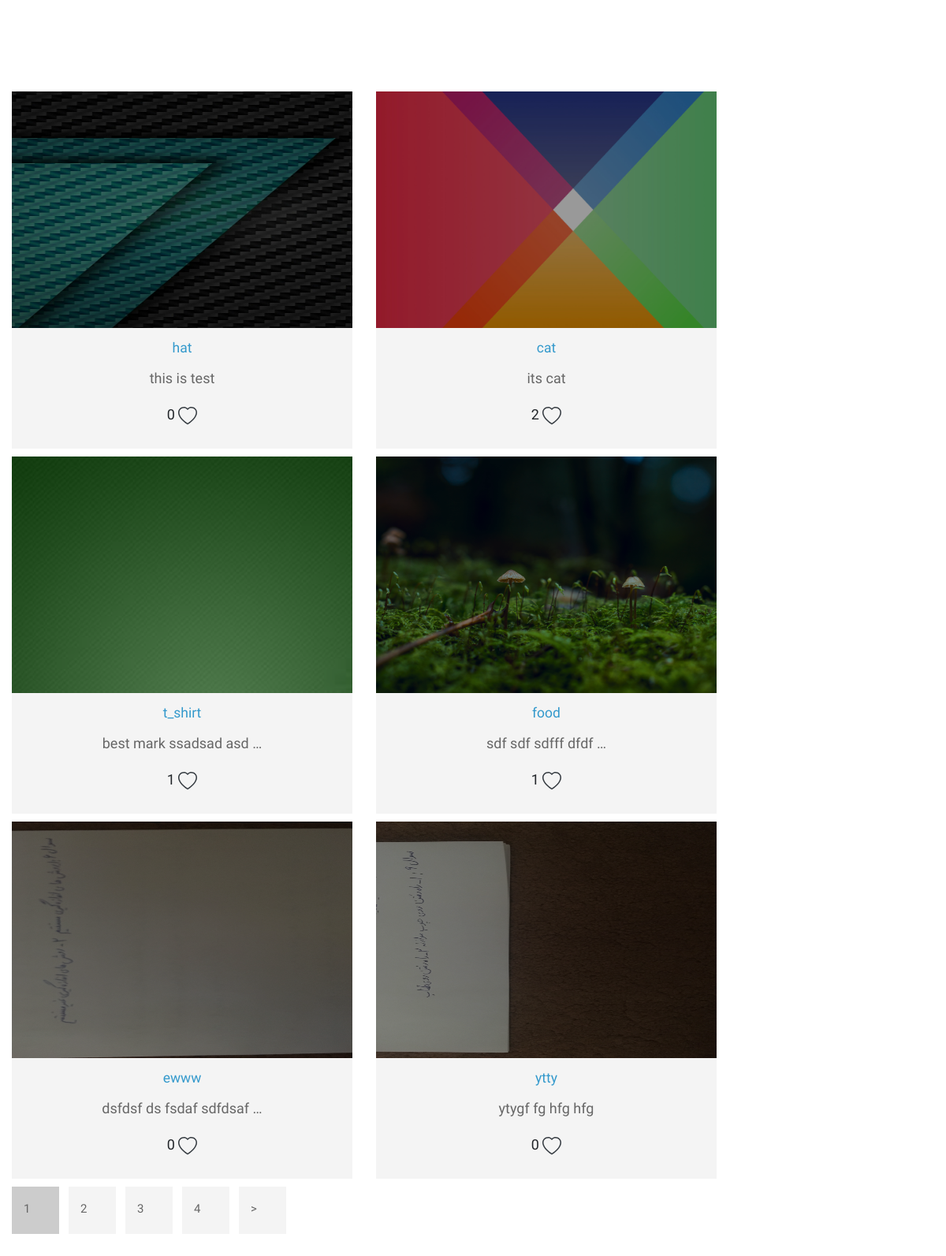
Page /product/ on the earlier database version.
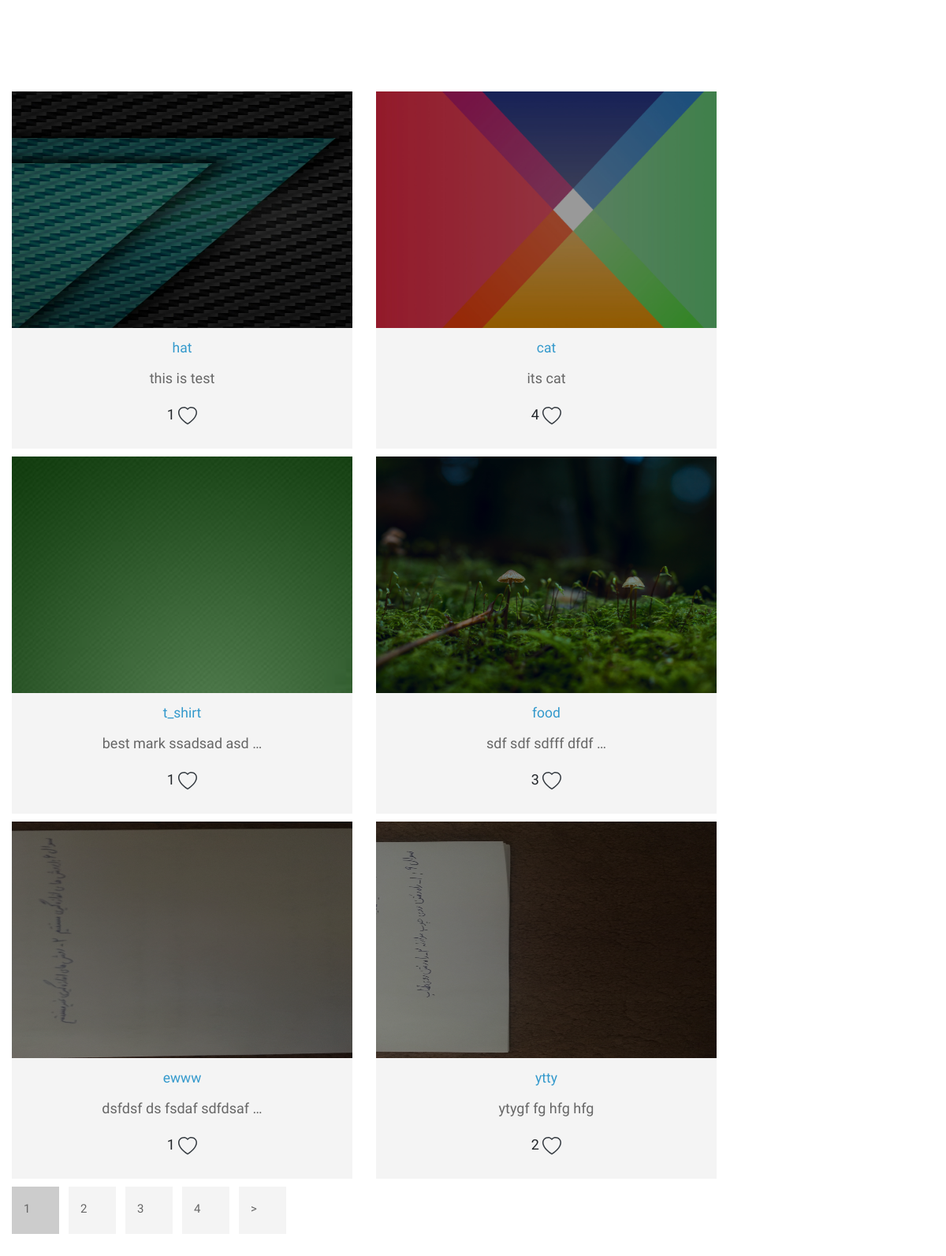
Same page on the later database version.
### products/models.py (models this page shows, shortened)
class Product(models.Model):
    title = models.CharField(max_length=120)
    slug = models.SlugField(blank=True, unique=True)
    description = models.TextField()
    price = models.DecimalField(max_digits=20, decimal_places=2, default=10.36)
    image = models.ImageField(upload_to=upload_image_path, null=True, blank=True)
    featured = models.BooleanField(default=False)
    active = models.BooleanField(default=False)
    timestamp = models.DateTimeField(auto_now_add=True)
    likes = models.ManyToManyField(
        User, related_name='like', default=None, blank=True)
    like_count = models.BigIntegerField(default='0')
    objects = ProductManager()
    def __str__(self):
        return self.title

### products/views.py (the view)
# urls.py: path('', ProdutListView.as_view(), name="list"),
class ProdutListView(ListView):
    template_name = "products/product_list.html"
    def get_context_data(self, *args, object_list=None, **kwargs):
        context = super(ProdutListView, self).get_context_data(*args, **kwargs)
        context['brand'] = 'products brand'
        print(context)
        return context
    def get_queryset(self):
        return Product.objects.all()

### products/models.py (called while the page is built)
    def active(self):
        return self.filter(active=True)

    def all(self):
        return self.get_queryset().active()

    def get_queryset(self):
        return ProductQuerySet(self.model, using=self._db)

### products/templates/products/product_list.html
{% extends "base.html" %}
{% load static %}
{% block content %}
<br>
<div class="tm-page-wrap mx-auto">
        <div class="container-fluid">
            <div id="content" class="mx-auto tm-content-container">
                <main>
 <div class="row">
   {% for product in object_list %}
        {% include 'products/components/product_item.html' with prpduct=product %}
    {% endfor %}
 </div>
                    <div>
                        <ul class="nav tm-paging-links">
                            <li class="nav-item active"><a href="#" class="nav-link tm-paging-link">1</a></li>
                            <li class="nav-item"><a href="#" class="nav-link tm-paging-link">2</a></li>
                            <li class="nav-item"><a href="#" class="nav-link tm-paging-link">3</a></li>
                            <li class="nav-item"><a href="#" class="nav-link tm-paging-link">4</a></li>
                            <li class="nav-item"><a href="#" class="nav-link tm-paging-link">></a></li>
                        </ul>
                    </div>
                </main>
            </div>
        </div>
    </div>
{% endblock %}
{% block header_styles %}
    <link rel="stylesheet" href="{% static 'css/main.css' %}"/>
{% endblock %}

### products/templates/products/components/product_item.html (shortened to what this page needs)
<div class="col-md-4 col-sm-6  mb-3 text-center tm-catalog-item">
            <div class="position-relative tm-thumbnail-container">
                                <a href="{% url 'products:detail' slug=product.slug %}">
                               <img style="height: 300px ; width: 500px" src="{{ product.image.url }}" alt="{{ product.title }}">
                               </a>
                                <a href="{% url 'products:detail' slug=product.slug %}" class="position-absolute tm-img-overlay">
                                </a>
            </div>
            <div class="p-4 tm-bg-gray tm-catalog-item-description">
                                <h3 class="tm-text-primary mb-3 tm-catalog-item-title">{{ product.title }}</h3>
                                <p class="tm-catalog-item-text">{{ product.description | truncatewords:4 }}
                                </p>
<p>
  <div>
    {% if request.user.is_authenticated %}
      <div>
        <button class="btn btn-link text-dark p-0 border-0 btn-outline-light" id="like-button" value="{{product.id}}">
          <span  id="like_count">{{product.like_count}}</span>
          <svg xmlns="http://www.w3.org/2000/svg" width="16" height="16" fill="currentColor" class="bi bi-heart-fill" viewBox="0 0 16 16">
          <path fill-rule="evenodd" d="M8 1.314C12.438-3.248 23.534 4.735 8 15-7.534 4.736 3.562-3.248 8 1.314z"/>
          </svg>
        </button>
      </div>
      {% else %}
      <div>
        <span  id="like_count">{{product.like_count}}</span>
        <a href="/login" class="btn btn-link text-dark p-0 border-0 btn-outline-light"
           value="{{product.id}}">
        </a>
      </div>
    {% endif %}
  </div>
</p>
</div>
</div>

Differences in the rows shown:
changed Product "this is test": like_count "0" → "1"
changed Product "its cat": like_count "2" → "4"
changed Product "food": like_count "1" → "3"
changed Product "ewww": like_count "0" → "1"
changed Product "ytygf fg hfg hfg": like_count "0" → "2"
